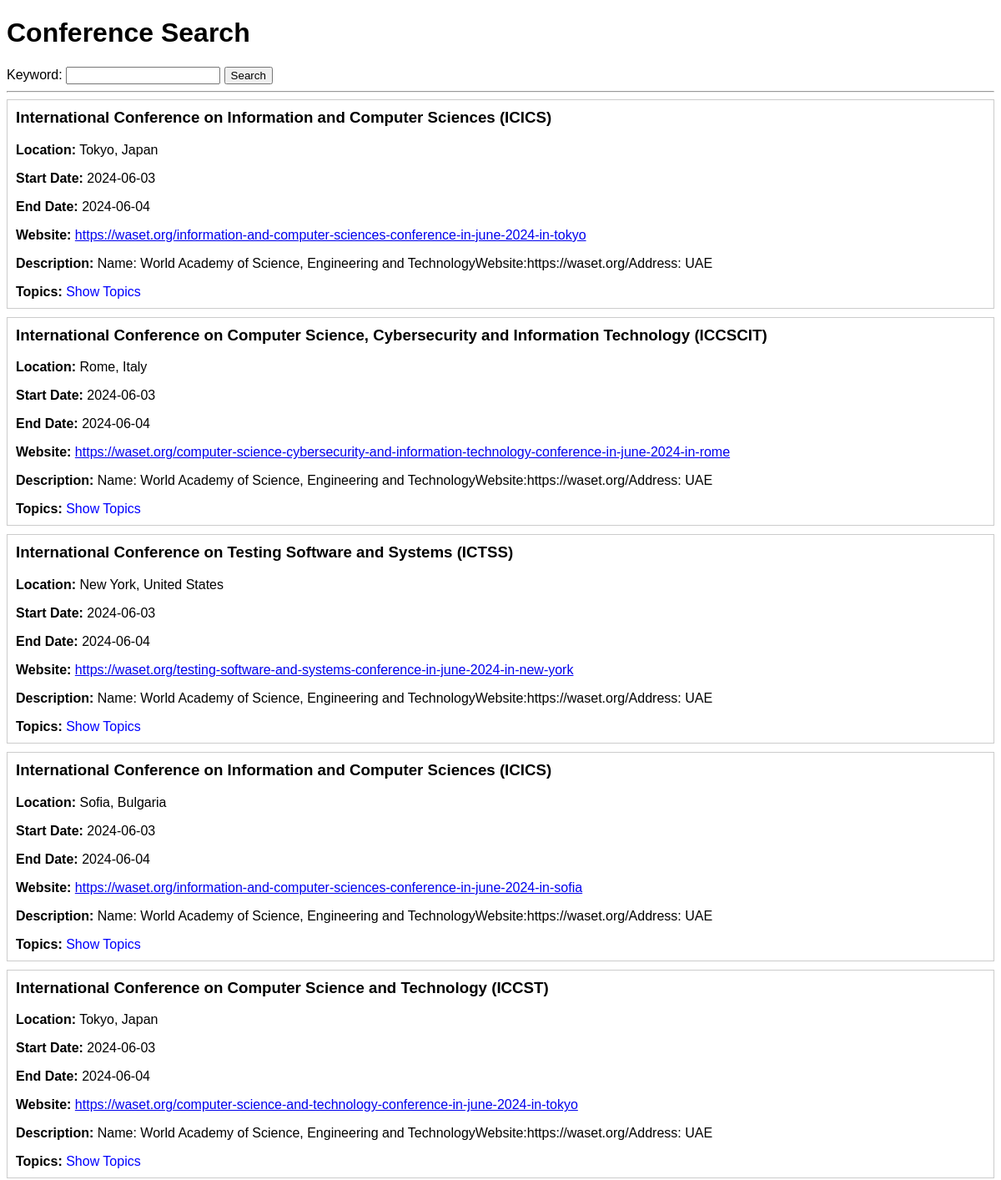
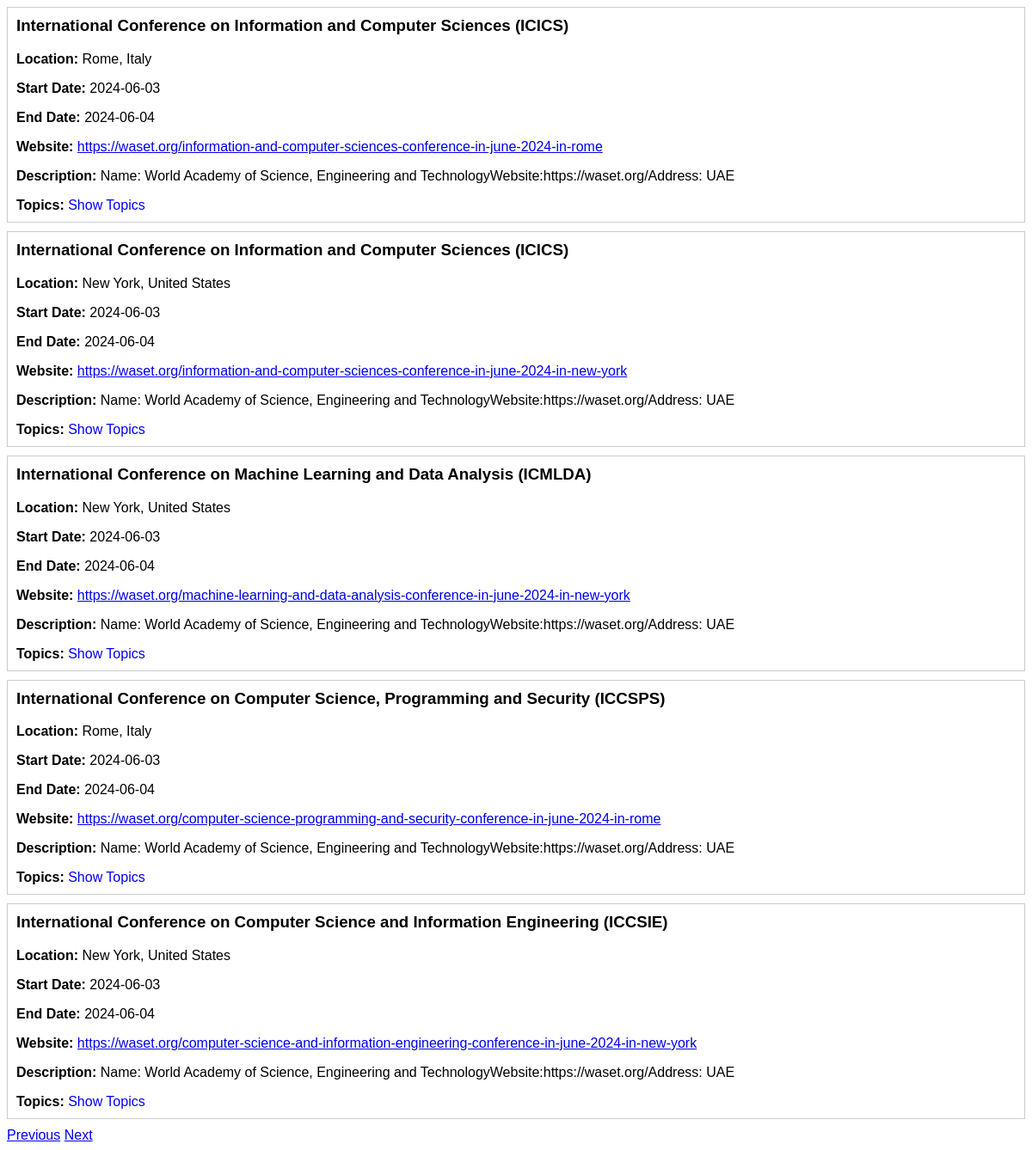
Page /?page=3&keyword= on the committed database (2 pictures, top to bottom).
### app.py (models this page shows)
class Conference(db.Model):
    id = db.Column(db.Integer, primary_key=True)
    name = db.Column(db.String(100), nullable=False)
    location = db.Column(db.String(100), nullable=False)
    start_date = db.Column(db.Date, nullable=False)
    end_date = db.Column(db.Date, nullable=False)
    website = db.Column(db.String(100), nullable=False)
    description = db.Column(db.Text, nullable=True)
    topics = db.relationship('Topic', secondary=ConferenceTopic.__tablename__, backref='Conference')

### app.py (the view)
@app.route('/', methods=['GET'])
def index():
    keyword = request.args.get('keyword', '')
    page = request.args.get('page', 1, type=int)
    per_page = 10
    query = Conference.query.join(ConferenceTopic).join(Topic)
    if keyword:
        query = query.filter(db.or_(
            Conference.name.ilike(f'%{keyword}%'),
            Conference.description.ilike(f'%{keyword}%'),
            Topic.name.ilike(f'%{keyword}%')
        ))
    filtered_conferences = query.distinct().paginate(page=page, per_page=per_page)
    return render_template('index.html', conferences=filtered_conferences)

### templates/index.html (shortened to what this page needs)
<!DOCTYPE html>
<html lang="en">
<head>
</head>
<body>
    <h1>Conference Search</h1>
    <form action="/" method="GET">
        <label for="keyword">Keyword:</label>
        <input type="text" id="keyword" name="keyword" value="{{ request.args.get('keyword', '') }}">
        <button type="submit">Search</button>
    </form>
    <hr>
    {% for conference in conferences.items %}
        <div class="conference">
            <h3>{{ conference.name }}</h3>
            <p><strong>Location:</strong> {{ conference.location }}</p>
            <p><strong>Start Date:</strong> {{ conference.start_date }}</p>
            <p><strong>End Date:</strong> {{ conference.end_date }}</p>
            <p><strong>Website:</strong> <a href="{{ conference.website }}" target="_blank">{{ conference.website }}</a></p>
            {% if conference.description %}
                <p><strong>Description:</strong> {{ conference.description }}</p>
            {% endif %}
            <div class="topics">
                <strong>Topics:</strong>
                <span class="show-topics" onclick="toggleTopics(this)">Show Topics</span>
            </div>
        </div>
    {% endfor %}
    <div class="pagination">
        {% if conferences.has_prev %}
            <a href="?page={{ conferences.prev_num }}&keyword={{ request.args.get('keyword', '') }}">Previous</a>
        {% endif %}
        {% if conferences.has_next %}
            <a href="?page={{ conferences.next_num }}&keyword={{ request.args.get('keyword', '') }}">Next</a>
        {% endif %}
    </div>
</body>
</html>

### templates/index.html (style rules this page uses)
body { font-family: Arial, sans-serif; }
.conference { border: 1px solid #ccc; margin-bottom: 10px; padding: 10px; }
.conference h3 { margin-top: 0; }
.topics { margin-top: 5px; }
.show-topics { cursor: pointer; color: blue; }

### rows in the picture
Conference: name "International Conference on Information and Computer Sciences (ICICS)", location "Tokyo, Japan", start_date "2024-06-03", end_date "2024-06-04", website "https://waset.org/information-and-computer-sciences-conference-in-june-2024-in-tokyo", description "Name: World Academy of Science, Engineering and TechnologyWebsite:https://waset.org/Address: UAE"
Conference: name "International Conference on Computer Science, Cybersecurity and Information Technology (ICCSCIT)", location "Rome, Italy", start_date "2024-06-03", end_date "2024-06-04", website "https://waset.org/computer-science-cybersecurity-and-information-technology-conference-in-june-2024-in-rome", description "Name: World Academy of Science, Engineering and TechnologyWebsite:https://waset.org/Address: UAE"
Conference: name "International Conference on Testing Software and Systems (ICTSS)", location "New York, United States", start_date "2024-06-03", end_date "2024-06-04", website "https://waset.org/testing-software-and-systems-conference-in-june-2024-in-new-york", description "Name: World Academy of Science, Engineering and TechnologyWebsite:https://waset.org/Address: UAE"
Conference: name "International Conference on Information and Computer Sciences (ICICS)", location "Sofia, Bulgaria", start_date "2024-06-03", end_date "2024-06-04", website "https://waset.org/information-and-computer-sciences-conference-in-june-2024-in-sofia", description "Name: World Academy of Science, Engineering and TechnologyWebsite:https://waset.org/Address: UAE"
Conference: name "International Conference on Computer Science and Technology (ICCST)", location "Tokyo, Japan", start_date "2024-06-03", end_date "2024-06-04", website "https://waset.org/computer-science-and-technology-conference-in-june-2024-in-tokyo", description "Name: World Academy of Science, Engineering and TechnologyWebsite:https://waset.org/Address: UAE"
Conference: name "International Conference on Information and Computer Sciences (ICICS)", location "Rome, Italy", start_date "2024-06-03", end_date "2024-06-04", website "https://waset.org/information-and-computer-sciences-conference-in-june-2024-in-rome", description "Name: World Academy of Science, Engineering and TechnologyWebsite:https://waset.org/Address: UAE"
Conference: name "International Conference on Information and Computer Sciences (ICICS)", location "New York, United States", start_date "2024-06-03", end_date "2024-06-04", website "https://waset.org/information-and-computer-sciences-conference-in-june-2024-in-new-york", description "Name: World Academy of Science, Engineering and TechnologyWebsite:https://waset.org/Address: UAE"
Conference: name "International Conference on Machine Learning and Data Analysis (ICMLDA)", location "New York, United States", start_date "2024-06-03", end_date "2024-06-04", website "https://waset.org/machine-learning-and-data-analysis-conference-in-june-2024-in-new-york", description "Name: World Academy of Science, Engineering and TechnologyWebsite:https://waset.org/Address: UAE"
Conference: name "International Conference on Computer Science, Programming and Security (ICCSPS)", location "Rome, Italy", start_date "2024-06-03", end_date "2024-06-04", website "https://waset.org/computer-science-programming-and-security-conference-in-june-2024-in-rome", description "Name: World Academy of Science, Engineering and TechnologyWebsite:https://waset.org/Address: UAE"
Conference: name "International Conference on Computer Science and Information Engineering (ICCSIE)", location "New York, United States", start_date "2024-06-03", end_date "2024-06-04", website "https://waset.org/computer-science-and-information-engineering-conference-in-june-2024-in-new-york", description "Name: World Academy of Science, Engineering and TechnologyWebsite:https://waset.org/Address: UAE"
